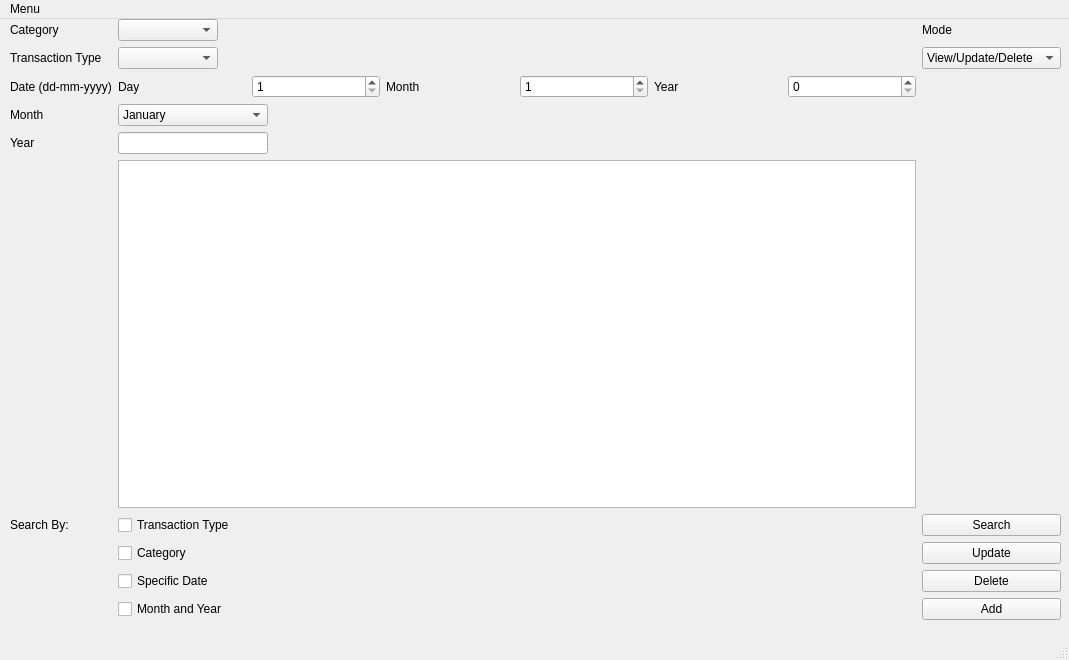
<?xml version="1.0" encoding="UTF-8"?>
<ui version="4.0">
 <class>MainWindow</class>
 <widget class="QMainWindow" name="MainWindow">
  <property name="geometry">
   <rect>
    <x>0</x>
    <y>0</y>
    <width>1069</width>
    <height>660</height>
   </rect>
  </property>
  <property name="windowTitle">
   <string>MainWindow</string>
  </property>
  <widget class="QWidget" name="centralwidget">
   <widget class="QWidget" name="formLayoutWidget_3">
    <property name="geometry">
     <rect>
      <x>10</x>
      <y>0</y>
      <width>1051</width>
      <height>601</height>
     </rect>
    </property>
    <layout class="QGridLayout" name="gridLayout_2">
     <item row="1" column="2">
      <widget class="QComboBox" name="cmbTransactionType">
       <property name="maximumSize">
        <size>
         <width>100</width>
         <height>16777215</height>
        </size>
       </property>
      </widget>
     </item>
     <item row="1" column="7">
      <widget class="QComboBox" name="cmbMode">
       <item>
        <property name="text">
         <string>View/Update/Delete</string>
        </property>
       </item>
       <item>
        <property name="text">
         <string>Add Transaction</string>
        </property>
       </item>
      </widget>
     </item>
     <item row="14" column="7">
      <widget class="QPushButton" name="btnUpdate">
       <property name="text">
        <string>Update</string>
       </property>
      </widget>
     </item>
     <item row="0" column="7">
      <widget class="QLabel" name="lblMode">
       <property name="text">
        <string>Mode</string>
       </property>
      </widget>
     </item>
     <item row="4" column="0">
      <widget class="QLabel" name="lblDate">
       <property name="text">
        <string>Date (dd-mm-yyyy)</string>
       </property>
      </widget>
     </item>
     <item row="15" column="2">
      <widget class="QCheckBox" name="chkSpecificDate">
       <property name="maximumSize">
        <size>
         <width>200</width>
         <height>16777215</height>
        </size>
       </property>
       <property name="text">
        <string>Specific Date</string>
       </property>
      </widget>
     </item>
     <item row="12" column="7">
      <widget class="QPushButton" name="btnSearch_2">
       <property name="maximumSize">
        <size>
         <width>250</width>
         <height>16777215</height>
        </size>
       </property>
       <property name="text">
        <string>Search</string>
       </property>
      </widget>
     </item>
     <item row="4" column="2">
      <layout class="QHBoxLayout" name="horizontalLayout">
       <item>
        <widget class="QLabel" name="label">
         <property name="text">
          <string>Day</string>
         </property>
        </widget>
       </item>
       <item>
        <widget class="QSpinBox" name="spnDay">
         <property name="minimum">
          <number>1</number>
         </property>
         <property name="maximum">
          <number>31</number>
         </property>
        </widget>
       </item>
       <item>
        <widget class="QLabel" name="label_2">
         <property name="text">
          <string>Month</string>
         </property>
        </widget>
       </item>
       <item>
        <widget class="QSpinBox" name="spnMonth">
         <property name="minimum">
          <number>1</number>
         </property>
         <property name="maximum">
          <number>12</number>
         </property>
        </widget>
       </item>
       <item>
        <widget class="QLabel" name="label_3">
         <property name="text">
          <string>Year</string>
         </property>
        </widget>
       </item>
       <item>
        <widget class="QSpinBox" name="spnYear">
         <property name="maximum">
          <number>9999</number>
         </property>
        </widget>
       </item>
      </layout>
     </item>
     <item row="1" column="0">
      <widget class="QLabel" name="lblTransactionType">
       <property name="text">
        <string>Transaction Type</string>
       </property>
      </widget>
     </item>
     <item row="16" column="2">
      <widget class="QCheckBox" name="chkMonthYear">
       <property name="text">
        <string>Month and Year</string>
       </property>
      </widget>
     </item>
     <item row="0" column="0">
      <widget class="QLabel" name="lblCategory">
       <property name="text">
        <string>Category</string>
       </property>
      </widget>
     </item>
     <item row="16" column="7">
      <widget class="QPushButton" name="btnAddTransaction_2">
       <property name="text">
        <string>Add</string>
       </property>
      </widget>
     </item>
     <item row="12" column="0">
      <widget class="QLabel" name="lblSearchBy">
       <property name="text">
        <string>Search By:</string>
       </property>
      </widget>
     </item>
     <item row="7" column="0">
      <widget class="QLabel" name="lblYear">
       <property name="text">
        <string>Year</string>
       </property>
      </widget>
     </item>
     <item row="5" column="0">
      <widget class="QLabel" name="lblMonth">
       <property name="text">
        <string>Month</string>
       </property>
      </widget>
     </item>
     <item row="0" column="2">
      <widget class="QComboBox" name="cmbCategory">
       <property name="maximumSize">
        <size>
         <width>100</width>
         <height>16777215</height>
        </size>
       </property>
      </widget>
     </item>
     <item row="7" column="2">
      <widget class="QLineEdit" name="txtYear">
       <property name="maximumSize">
        <size>
         <width>150</width>
         <height>16777215</height>
        </size>
       </property>
      </widget>
     </item>
     <item row="5" column="2">
      <widget class="QComboBox" name="cmbMonth">
       <property name="maximumSize">
        <size>
         <width>150</width>
         <height>16777215</height>
        </size>
       </property>
       <item>
        <property name="text">
         <string>January</string>
        </property>
       </item>
       <item>
        <property name="text">
         <string>February</string>
        </property>
       </item>
       <item>
        <property name="text">
         <string>March</string>
        </property>
       </item>
       <item>
        <property name="text">
         <string>April</string>
        </property>
       </item>
       <item>
        <property name="text">
         <string>May</string>
        </property>
       </item>
       <item>
        <property name="text">
         <string>June</string>
        </property>
       </item>
       <item>
        <property name="text">
         <string>July</string>
        </property>
       </item>
       <item>
        <property name="text">
         <string>August</string>
        </property>
       </item>
       <item>
        <property name="text">
         <string>September</string>
        </property>
       </item>
       <item>
        <property name="text">
         <string>October</string>
        </property>
       </item>
       <item>
        <property name="text">
         <string>November</string>
        </property>
       </item>
       <item>
        <property name="text">
         <string>December</string>
        </property>
       </item>
      </widget>
     </item>
     <item row="15" column="7">
      <widget class="QPushButton" name="btnDelete">
       <property name="text">
        <string>Delete</string>
       </property>
      </widget>
     </item>
     <item row="12" column="2">
      <widget class="QCheckBox" name="chkboxTransactionType">
       <property name="maximumSize">
        <size>
         <width>150</width>
         <height>16777215</height>
        </size>
       </property>
       <property name="text">
        <string>Transaction Type</string>
       </property>
      </widget>
     </item>
     <item row="11" column="2">
      <widget class="QTableWidget" name="tblTransactions_2"/>
     </item>
     <item row="14" column="2">
      <widget class="QCheckBox" name="chkboxCategory">
       <property name="maximumSize">
        <size>
         <width>100</width>
         <height>16777215</height>
        </size>
       </property>
       <property name="text">
        <string>Category</string>
       </property>
      </widget>
     </item>
    </layout>
   </widget>
  </widget>
  <widget class="QMenuBar" name="menubar">
   <property name="geometry">
    <rect>
     <x>0</x>
     <y>0</y>
     <width>1069</width>
     <height>21</height>
    </rect>
   </property>
   <widget class="QMenu" name="menuMenu">
    <property name="title">
     <string>Menu</string>
    </property>
    <addaction name="actionReturn_to_Main_Menu"/>
    <addaction name="actionView_Total_Amount_in_Expenses"/>
    <addaction name="actionView_Total_Amount_in_Income"/>
   </widget>
   <addaction name="menuMenu"/>
  </widget>
  <widget class="QStatusBar" name="statusbar"/>
  <action name="actionReturn_to_Main_Menu">
   <property name="text">
    <string>Return to Main Menu</string>
   </property>
  </action>
  <action name="actionView_Total_Amount_in_Expenses">
   <property name="text">
    <string>View Total Amount in Expenses</string>
   </property>
  </action>
  <action name="actionView_Total_Amount_in_Income">
   <property name="text">
    <string>View Total Amount in Income</string>
   </property>
  </action>
 </widget>
 <resources/>
 <connections/>
</ui>
